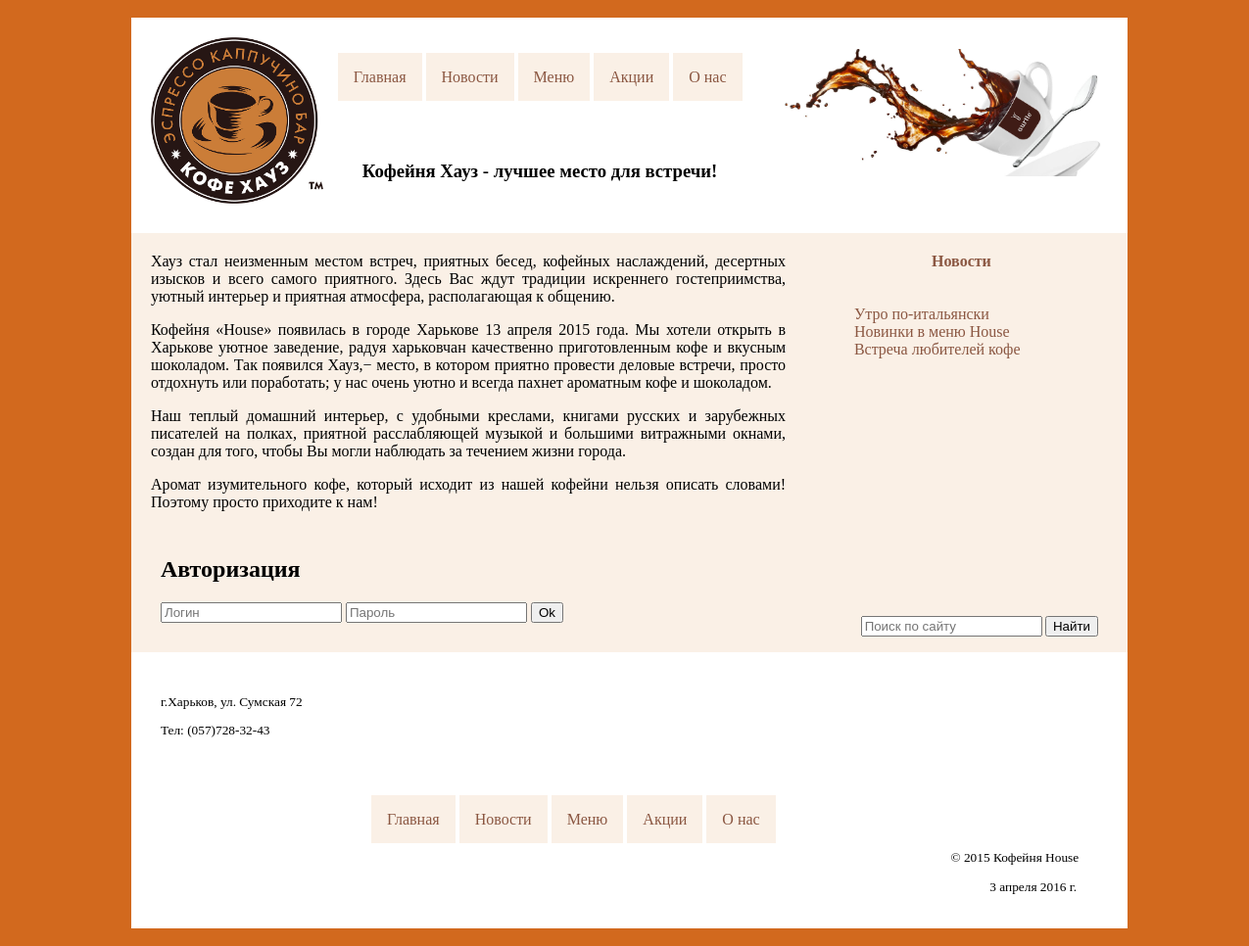
The page / on the database its author committed.
### tables this page shows
CREATE TABLE IF NOT EXISTS `page` (
  `id` int(11) NOT NULL AUTO_INCREMENT,
  `url` varchar(20) NOT NULL,
  `name` varchar(20) NOT NULL,
  `content` text,
  PRIMARY KEY (`id`),
  UNIQUE KEY `url` (`url`)
);

### blocks/menu.php (the view)
<ul>
    <?php
    $menu_result = $pdo->query("SELECT * FROM  `page`");
    while ($menu_item = $menu_result->fetch(PDO::FETCH_ASSOC)) {
        ?>
        <li><a href="<?php echo $menu_item["url"] ?>"><?php echo $menu_item["name"] ?></a></li>
        <?php
    }
    ?>
</ul>

### index.php (shortened to what this page needs)
<?php
$db_drivername = "mysql";
$hostname = "localhost";
$dbname = "web";
$username = "root";
$password = "";
$pdo = new PDO("{$db_drivername}:host={$hostname};dbname={$dbname}", $username, $password);
$pdo->query("SET CHARACTER SET utf8");
?>
<!DOCTYPE html>
<html>
    <head>
        <link href="style.css" rel="stylesheet">
    </head>
    <body>
        <div id="table">
            <div id="header">
                <?php include 'blocks/header.php'; ?>
            </div>
            <div id="content">
                <div id="osn-text">
                    <?php
                    $url = '\'' . parse_url($_SERVER['REQUEST_URI'], PHP_URL_PATH) . '\'';
                    $menu_item_result = $pdo->query("SELECT * FROM  `page` WHERE url=" . $url);
                    if ($menu_item_result->rowCount() > 0) {
                        $menu_item = $menu_item_result->fetch(PDO::FETCH_ASSOC);
                        echo $menu_item['content'];
                    } else {
                        echo 'Неверный URL!!!';
                    }
                    ?>
                <?php include 'blocks/auth_form.php'; ?>
                </div>
                <div id="news"> <a href="JavaScript:void();">Новости</a></div>
                <div id="spisok-news">
                    <ul>
                        <li><a href="news">Утро по-итальянски</a></li>
                        <li><a href="news">Новинки в меню House</a></li>
                        <li><a href="news">Встреча любителей кофе</a></li>
                    </ul>
                </div>
            </div>
            <div id="bottom">
                <?php include 'blocks/bottom.php'; ?>
            </div>
        </div>
    </body>
</html>

### blocks/header.php
<div id="logo">
    <a href="JavaScript:void();">
        <img src="img/logo.png" alt="Логотип" >
    </a>
</div>
<div id="head-menu">
    <?php include 'blocks/menu.php'; ?>
</div>
<div id="nazvanie"> <h3>Кофейня Хауз - лучшее место для встречи! </h3></div>
<div id="picture"> <a><img src="img/coffee.jpg" alt="Кофе" ></a> </div>

### blocks/auth_form.php
<div id="auth_block" class="module">
  <?php
  if (isset($_SESSION["name"])) {
    ?>
    <h2><?php echo $_SESSION["name"]; ?></h2>
    <form method="post">
      <a href="admin/">Админка</a>
      <input class="btn" value="Выход" type="submit" name="exit" />
    </form>
  <?php } else { ?>
    <span class="err"><h2>Авторизация</h2><?php echo $message_err; ?></span>
    <form method="post">
      <input name="name" type="text" placeholder="Логин" size="20"/>
      <input name="pass" type="password" placeholder="Пароль" size="20"/>
      <input class="btn" type="submit" value="Ok"/>
    </form>
    <?php
  }
  ?>
</div>

### blocks/bottom.php (shortened to what this page needs)
<div class="inline">
    <div  id="contacts"><p>г.Харьков, ул. Сумская 72</p>
        <p>Тел: (057)728-32-43</p>
    </div>
    <div  id="search"><form id="fsearch">
            <p><input type="search" name="q" placeholder="Поиск по сайту">
                <input type="submit" value="Найти"></p>
        </form>
    </div>
</div>
<div id="menu-bottom">
    <?php include 'blocks/menu.php'; ?>
</div>
<div id="c">© 2015 Кофейня House
    <form id="datetime" name=datetime>
        <p id="date"><input name=date size=20></p>
    </form>
</div>

### style.css (style rules this page uses)
body { background: #D2691E; }
#table { font-family: century gothic; margin: auto; width: 80%; min-width: 960px; }
div { padding: 10px; }
#header { background: white; height: 200px; width: 99%; }
#content { text-align: justify; background: #FAF0E6; width: 99%; margin: 0; overflow: hidden; }
#osn-text { margin: 0; float:left; width: 65%; }
#bottom { clear: both; background: khaki; width: 99%; }
#logo img { float: left; width: 18%; }
#picture img { float: right; width: 70% }
#picture { position: absolute; top: 50px; right: 140px; padding: 0px; z-index: 0; width: 500px; }
#nazvanie { width: 65%; position: relative; top: 15px; right: -40px; z-index: 1; }
#head-menu { position: relative; top: -20px; right: -15px; z-index: 1; }
#menu-bottom { position: relative; right: -185px; }
#head-menu ul > li { display: inline-block; vertical-align: middle; }
#head-menu li { display: inline-block; position: relative; bottom: -0.9em; transition: bottom 0.2s ease; vertical-align: middle; }
#head-menu a { display: inline; height: 50px; background: #FAF0E6; text-decoration: none; padding: 1em; transition: background 0.2s ease; vertical-align: middle; }
A:link { text-decoration: none; color: #8B5742; }
#news, #spisok-news { float: right; width: 30%; }
#news { text-align: center; font-weight: bold; }
#bottom { background: white; }
li { list-style-type: none; }
#menu-bottom ul > li { display: inline; }
#menu-bottom li { display: inline; position: relative; bottom: -0.9em; transition: bottom 0.2s ease; }
#menu-bottom a { height: 50px; background: #FAF0E6; text-decoration: none; padding: 1em; transition: background 0.2s ease; }
#c, #search { text-align: right; font-size: smaller; }
.inline div { display: inline-block; }
#search, #fsearch { height: 30px; width: 300px; float: right; position: relative; top: -40px; }
#contacts { font-size: smaller; }
#c { position: relative; width:20%; right:-75%; }
#c input { background: none; border: none; font-family: century gothic; text-align: right; }

### rows shown on the page
page: name "Главная", content "Хауз стал неизменным местом встреч, приятных бесед, кофейных наслаждений, десертных изысков и всего самого приятного. Здесь Вас ждут традиции искреннего гостеприимства, уютный интерьер и приятная атмосфера, располагающая к общению. Кофейня «House» появилась в городе Харькове 13 апреля 2015 года. Мы хотели открыть в Харькове уютное заведение, радуя харьковчан качественно приготовленным кофе и вкусным шоколадом. Так появился Хауз,− место, в котором приятно провести деловые встречи, просто отдохнуть или поработать; у нас очень уютно и всегда пахнет ароматным кофе и шоколадом. Наш теплый домашний интерьер, с удобными креслами, книгами русских и зарубежных писателей на полках, приятной…"
page: name "Новости"
page: name "Меню"
page: name "Акции"
page: name "О нас"
